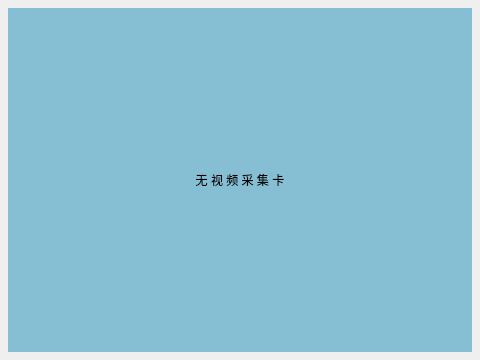
<?xml version="1.0" encoding="UTF-8"?>
<ui version="4.0">
 <class>FormCapture</class>
 <widget class="QWidget" name="FormCapture">
  <property name="geometry">
   <rect>
    <x>0</x>
    <y>0</y>
    <width>480</width>
    <height>360</height>
   </rect>
  </property>
  <property name="minimumSize">
   <size>
    <width>480</width>
    <height>360</height>
   </size>
  </property>
  <property name="windowTitle">
   <string>Form</string>
  </property>
  <property name="styleSheet">
   <string notr="true"/>
  </property>
  <layout class="QVBoxLayout" name="verticalLayout">
   <property name="spacing">
    <number>0</number>
   </property>
   <property name="margin">
    <number>0</number>
   </property>
   <item>
    <widget class="QWidget" name="widget" native="true">
     <property name="minimumSize">
      <size>
       <width>480</width>
       <height>0</height>
      </size>
     </property>
     <property name="maximumSize">
      <size>
       <width>480</width>
       <height>16777215</height>
      </size>
     </property>
     <property name="styleType" stdset="0">
      <string>border</string>
     </property>
     <layout class="QVBoxLayout" name="verticalLayout_2">
      <property name="margin">
       <number>8</number>
      </property>
      <item>
       <widget class="QLabel" name="label">
        <property name="styleSheet">
         <string notr="true">font: bold 28pt &quot;AcadEref&quot;;
background-color: rgba(90, 170, 200, 180);</string>
        </property>
        <property name="text">
         <string>无 视 频 采 集 卡</string>
        </property>
        <property name="alignment">
         <set>Qt::AlignCenter</set>
        </property>
       </widget>
      </item>
     </layout>
    </widget>
   </item>
  </layout>
 </widget>
 <resources/>
 <connections/>
</ui>
